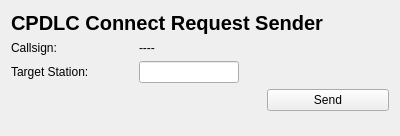
<?xml version="1.0" encoding="UTF-8"?>
<ui version="4.0">
 <class>Form</class>
 <widget class="QWidget" name="Form">
  <property name="geometry">
   <rect>
    <x>0</x>
    <y>0</y>
    <width>400</width>
    <height>136</height>
   </rect>
  </property>
  <property name="minimumSize">
   <size>
    <width>400</width>
    <height>136</height>
   </size>
  </property>
  <property name="windowTitle">
   <string>Form</string>
  </property>
  <layout class="QGridLayout" name="gridLayout">
   <item row="3" column="0" colspan="2">
    <spacer name="horizontalSpacer">
     <property name="orientation">
      <enum>Qt::Orientation::Horizontal</enum>
     </property>
     <property name="sizeHint" stdset="0">
      <size>
       <width>40</width>
       <height>20</height>
      </size>
     </property>
    </spacer>
   </item>
   <item row="0" column="0" colspan="3">
    <widget class="QLabel" name="label">
     <property name="font">
      <font>
       <pointsize>15</pointsize>
       <bold>true</bold>
      </font>
     </property>
     <property name="text">
      <string>CPDLC Connect Request Sender</string>
     </property>
     <property name="alignment">
      <set>Qt::AlignmentFlag::AlignLeading|Qt::AlignmentFlag::AlignLeft|Qt::AlignmentFlag::AlignVCenter</set>
     </property>
     <property name="margin">
      <number>5</number>
     </property>
    </widget>
   </item>
   <item row="3" column="2">
    <widget class="QPushButton" name="send">
     <property name="text">
      <string>Send</string>
     </property>
    </widget>
   </item>
   <item row="1" column="1" colspan="2">
    <widget class="QLabel" name="callsign">
     <property name="text">
      <string>----</string>
     </property>
    </widget>
   </item>
   <item row="2" column="0">
    <widget class="QLabel" name="label_2">
     <property name="text">
      <string>Target Station:</string>
     </property>
    </widget>
   </item>
   <item row="1" column="0">
    <widget class="QLabel" name="label_1">
     <property name="text">
      <string>Callsign:</string>
     </property>
    </widget>
   </item>
   <item row="4" column="0" colspan="3">
    <spacer name="verticalSpacer">
     <property name="orientation">
      <enum>Qt::Orientation::Vertical</enum>
     </property>
     <property name="sizeHint" stdset="0">
      <size>
       <width>20</width>
       <height>40</height>
      </size>
     </property>
    </spacer>
   </item>
   <item row="2" column="1" colspan="2">
    <widget class="QLineEdit" name="target_station">
     <property name="maximumSize">
      <size>
       <width>100</width>
       <height>16777215</height>
      </size>
     </property>
    </widget>
   </item>
  </layout>
 </widget>
 <resources/>
 <connections/>
</ui>
